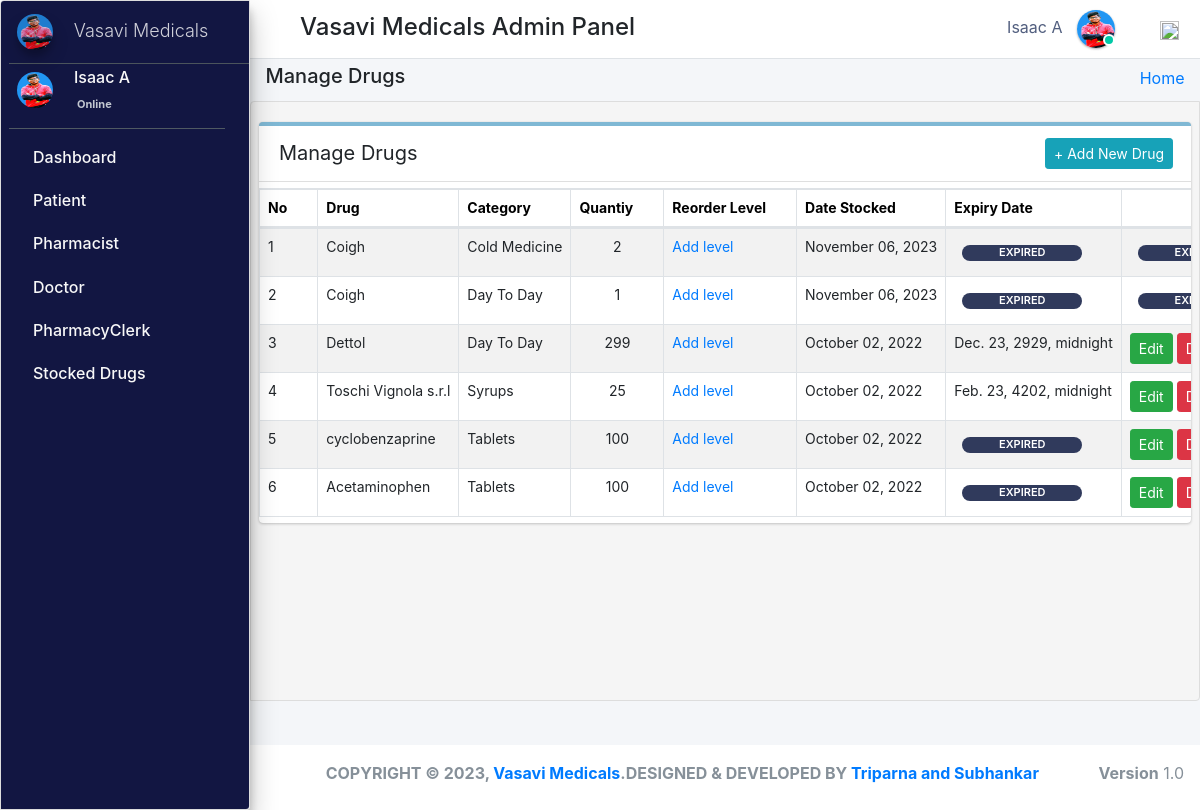
The app's page /admin_user/manage_stock/ (signed in) with its own data.
### pharmacy/models.py (models this page shows, shortened)
class CustomUser(AbstractUser):
    user_type_data = ((1, "AdminHOD"), (2, "Pharmacist"), (3, "Doctor"), (4, "PharmacyClerk"),(5, "Patients"))
    user_type = models.CharField(default=1, choices=user_type_data, max_length=10)

class AdminHOD(models.Model):
    gender_category=(
        ('Male','Male'),
        ('Female','Female'),
    )
    admin = models.OneToOneField(CustomUser,null=True, on_delete = models.CASCADE)
    emp_no= models.CharField(max_length=100,null=True,blank=True)
    gender=models.CharField(max_length=100,null=True,choices=gender_category)
    mobile=models.CharField(max_length=10,null=True,blank=True)
    address=models.CharField(max_length=300,null=True,blank=True)
    profile_pic=models.ImageField(default="admin.png",null=True,blank=True)
    created_at = models.DateTimeField(auto_now_add=True)
    updated_at = models.DateTimeField(auto_now=True)
    date_employed=models.DateTimeField(auto_now_add=True, auto_now=False)
    objects = models.Manager()

class Stock(models.Model):
    category = models.ForeignKey(Category,null=True,on_delete=models.CASCADE,blank=True)
    drug_imprint=models.CharField(max_length=6 ,blank=True, null=True)
    drug_name = models.CharField(max_length=50, blank=True, null=True)
    drug_color = models.CharField(max_length=50, blank=True, null=True)
    drug_shape = models.CharField(max_length=50, blank=True, null=True)
    quantity = models.IntegerField(default='0', blank=True, null=True)
    receive_quantity = models.IntegerField(default='0', blank=True, null=True)
    reorder_level = models.IntegerField(default='0', blank=True, null=True)
    manufacture= models.CharField(max_length=50, blank=True, null=True)
    last_updated = models.DateTimeField(auto_now_add=False, auto_now=True)
    timestamp = models.DateTimeField(auto_now_add=True, auto_now=False)
    drug_strength= models.CharField(max_length=10, blank=True, null=True)
    valid_from = models.DateTimeField(blank=True, null=True,default=timezone.now)
    valid_to = models.DateTimeField(blank=False, null=True)
    drug_description=models.TextField(blank=True,max_length=1000,null=True)
    drug_pic=models.ImageField(default="images2.png",null=True,blank=True)
    objects = ExpiredManager()

class Category(models.Model):
    name = models.CharField(max_length=50, blank=False, null=True)
    def __str__(self):
        return str(self.name)

### pharmacy/HODViews.py (the view)
# urls.py: path('admin_user/manage_stock/',HODViews.manageStock,name='manage_stock'),
def manageStock(request):
    stocks = Stock.objects.all().order_by("-id")
    ex=Stock.objects.annotate(
    expired=ExpressionWrapper(Q(valid_to__lt=Now()), output_field=BooleanField())
    ).filter(expired=True)
    eo=Stock.objects.annotate(
    expired=ExpressionWrapper(Q(valid_to__lt=Now()), output_field=BooleanField())
    ).filter(expired=False)
    context = {
        "stocks": stocks,
        "expired":ex,
        "expa":eo,
        "title":"Manage Stocked Drugs"
    }
    return render(request,'hod_templates/manage_stock.html',context)

### pharmacy/LoginCheckMiddleWare.py (called while the page is built, shortened)
    def process_view(self, request, view_func, view_args, view_kwargs):
        modulename = view_func.__module__
        user = request.user
        if user.is_authenticated:
            if user.user_type == "1":
                if modulename == "pharmacy.HODViews":
                    pass
                elif modulename == "":
                    pass
                elif modulename == "pharmacy.views" or modulename == "django.views.static":
                    pass
                else:
                    pass
            else:
                return redirect("login")
        else:
            if request.path == reverse("login"):
                pass
            else:
                return redirect("login")

### pharmacy/models.py (called while the page is built)
    def get_queryset(self):
        return super().get_queryset().annotate(
            expired=ExpressionWrapper(Q(valid_to__lt=Now()), output_field=BooleanField())
        )

### pharmacy/templates/hod_templates/manage_stock.html (shortened to what this page needs)
{% extends 'hod_templates/base_template.html'%} {% block page_title %}
<h5>Manage Drugs</h5>
{% endblock page_title %} {% block main_content %}
<section class="content">
    <div class="row">
        <div class="col-md-12">
            <div class="card manage sc">
                <div class="card-header">
                    <span>Manage Drugs</span>
                    <div class="card-tools d-flex">
                        <a class="btn btn-sm btn-info mr-2" href="{% url 'add_stock' %}" role="button">+ Add New Drug</a>
                    </div>
                </div>
                <table class="table table-bordered table-hover dataTable" id="plist">
                    <thead>
                        <tr>
                            <th>No</th>
                            <th>Drug</th>
                            <th>Category</th>
                            <th>Quantiy</th>
                            <th>Reorder Level</th>
                            <th>Date Stocked</th>
                            <th>Expiry Date</th>
                            <th class="text-center">Action</th>
                        </tr>
                    </thead>
                    <tbody>
                        {% for stock in stocks %}
                        <tr class="hov">
                            <td>{{forloop.counter}}</td>
                            <td>{{stock.drug_name}}</td>
                            <td>{{stock.category}}</td>
                            <td>
                                <span class="d-flex justify-content-center">
                                 {% if stock.quantity <= stock.reorder_level %}
                                <div  class="d-flex justify-content-center px-2 mt-2"style="background-color:#a00b80;;border-radius: 10px;font-size: 11px; width:70px;font-weight: 600;color: white;">{{stock.quantity}}</div>
                                {% else %}{{stock.quantity}}
                                {% endif %}</span>
                            </td>
                            <td>
                                {% if stock.reorder_level %}
                                <a href="{% url 'reorder_level' stock.id %}">{{stock.reorder_level}}</a></td>
                            {% else %}
                            <a href="{% url 'reorder_level' stock.id %}">Add level</a> {% endif %}
                            <td>{{stock.last_updated |date:"F d, Y"}}</td>
                            {% for expire in expired %} {% if stock.drug_name == expire.drug_name %}
                            <td class="">
                                <div style="background-color: rgb(48, 58, 92);border-radius: 10px;font-size: 11px; width:120px;font-weight: 600;color: white;" class="d-flex justify-content-center ml-2 mt-2 px-1 "> EXPIRED </div>
                            </td>
                            {% endif %} {% endfor %}
                            {% for expire in expa %} {% if stock.drug_name == expire.drug_name %}
                            <td>{{expire.valid_to}}</td>
                            {% endif %} {% endfor %}
                            <td class="d-flex justify-content-center">
                                <a href="{%url 'edit_drug' stock.id %}" class="btn btn-sm btn-success">Edit</a> &nbsp;
                                <a href="{%url 'delete_drug' stock.id %}" class="btn btn-sm btn-danger">Delete</a> &nbsp;
                            </td>
                        </tr>
                        {% endfor %}
                    </tbody>
                </table>
            </div>
        </div>
    </div>
</section>
{% endblock %}

### pharmacy/templates/hod_templates/base_template.html (shortened to what this page needs)
{% extends 'base_file.html' %} {% block htm %}
<body class="hold-transition sidebar-mini layout-fixed">
    <div class="wrapper">
        <nav class="main-header navbar navbar-expand navbar-white navbar-light">
            <ul class="navbar-nav">
                <li class="nav-item">
                    <a class="nav-link" data-widget="pushmenu" href="#" role="button"></a>
                </li>
            </ul>
            <h4 style="margin-left: 10px; margin-top: 5px;">Vasavi Medicals Admin Panel  </h4>
            <ul class="navbar-nav ml-auto">
                <li class="mx-3">
                    <a href="#" class="sm-submenu-with-image a">
                        <span>{{user.first_name}}  {{user.last_name}}</span>
                        <img src="{{request.user.adminhod.profile_pic.url}}" class="img-circle elevation-1" width="38" height="38" alt="">
                        <span class="avatar-status avatar-sm-status avatar-status-success"></span>
                    </a>
                </li>
                <li class="nav-item dropdown ml-3 low">
                    <a href="#" class="btn btn-outlined btn-black text-muted bg-transparent " data-toggle="dropdown" aria-expanded="false" data-wow-delay="0.7s"><img src="https://img.icons8.com/ios/50/000000/settings.png" width="19" height="19">
                    </a>
                </li>
            </ul>
        </nav>
        {% include 'hod_templates/sidebar.html'%}
        <div class="content-wrapper">
            <div class="content-header">
                <div class="container-fluid">
                    <div class="row ">
                        <div class="col-sm-6">
                            <h1 class="m-0 text-dark">
                                {% block page_title %} {% endblock page_title %}
                            </h1>
                        </div>
                        <div class="col-sm-6 ">
                            <ol class="breadcrumb float-sm-right">
                                <li class="breadcrumb-item"><a href="">Home</a></li>
                            </ol>
                        </div>
                    </div>
                </div>
            </div>
            {% block main_content %} {% endblock main_content %}
        </div>
        {% include 'hod_templates/footer.html'%}
    </div>
    {% endblock htm %}

### pharmacy/templates/hod_templates/sidebar.html (shortened to what this page needs)
<aside class="main-sidebar sidebar-dark-primary elevation-4">
    <a href="" class="brand-link ml-2">
        <img src="{{request.user.adminhod.profile_pic.url}}" alt="" width="36" height="36" class=" img-circle elevation-3" style="opacity: .8">
        <span class="brand-text font-weight-light mt-1 ml-3 mmust">Vasavi Medicals</span>
    </a>
    <div class="sidebar">
        <div class="user-panel mr-3">
            <div class="pull-left image sm-submenu-with-image a ml-2 ">
                <img src="{{request.user.adminhod.profile_pic.url}}" class="img-circle mt-2" width="36" height="36" alt="User Image">
            </div>
            <div class="pull-left info">
                <p>{{user.first_name}} {{user.last_name}}</p>
                <a href="#"> Online</a>
            </div>
        </div>
        <nav class="mt-2">
            <ul class="nav nav-pills nav-sidebar flex-column" data-widget="treeview" role="menu" data-accordion="false">
                <li class="nav-item">
                    <a href="{% url  'admin_dashboard' %}" class="nav-link">
                        <p>
                            Dashboard
                        </p>
                    </a>
                </li>
                <li class="nav-item">
                    <a href="#" class="nav-link">
                        <p>
                            Patient
                        </p>
                    </a>
                </li>
                <li class="nav-item">
                    <a href="#" class="nav-link">
                        <p>
                            Pharmacist
                        </p>
                    </a>
                </li>
                <li class="nav-item">
                    <a href="#" class="nav-link">
                        <p>
                            Doctor
                        </p>
                    </a>
                </li>
                <li class="nav-item">
                    <a href="#" class="nav-link">
                        <p>
                            PharmacyClerk
                        </p>
                    </a>
                </li>
                <li class="nav-item">
                    <a href="#" class="nav-link">
                        <p>
                            Stocked Drugs
                        </p>
                    </a>
                </li>
            </ul>
        </nav>
    </div>
</aside>

### static/css/main.css (style rules this page uses)
html { font-family: sans-serif; line-height: 1.15; -webkit-text-size-adjust: 100%; -webkit-tap-highlight-color: transparent; }
body { overflow-y: hidden; overflow-x: hidden; font-family: -apple-system, BlinkMacSystemFont, "Segoe UI", Roboto, "Helvetica Neue", Arial, "Noto Sans", sans-serif, "Apple Color Emoji", "Segoe UI Emoji", "Segoe UI Symbol", "Noto Color Emoji" !important; }
th { color: rgb(0, 0, 0); font-size: 14px !important; }
.content { background-color: #f5f5f5; border: 1px solid #dddddd; border-radius: 4px 0px 4px 0px; left: -1px; padding: 10px 7px 5px; }
.main-sidebar { background: #ffffff; border: 1px solid #dddddd; border-radius: 4px 0px 4px 0px; font-weight: bold; }
.content { height: 75vh; overflow-y: scroll; overflow-x: hidden; }
.sc { white-space: nowrap; display: block; overflow-x: hidden !important; }
.content .row { margin-top: 20px !important; }
.main-sidebar { background-color: #121642 !important; color: white !important; }
.main-sidebar p { color: #f8f8f8 !important; font-weight: 500 !important }
td { font-size: 14px !important; }
.hov { transition: transform .5s; }
.avatar-status { position: absolute; bottom: 12px; right: 75.4px; display: -ms-inline-flexbox; display: inline-flex; -ms-flex-negative: 0; flex-shrink: 0; -ms-flex-pack: center; justify-content: center; -ms-flex-align: center; align-items: center; white-space: nowrap; text-align: center; vertical-align: baseline; font-weight: 600; border: .125rem solid #fff; width: 12px; height: 12px; line-height: 1; font-size: .71094rem; border-radius: 50%; }
.avatar-status-success { color: #fff; background-color: #00c9a7; }
.card-header span { font-size: 20px !important; }
.table>tbody>tr>td, .table>tbody>tr>th, .table>tfoot>tr>td, .table>tfoot>tr>th, .table>thead>tr>td, .table>thead>tr>th { padding: 8px; line-height: 1.42857143; vertical-align: top; }
.pull-left { float: left; }
.pull-left { float: left!important; }
.user-panel>.info { padding: 5px 5px 5px 15px; line-height: 1; position: absolute; left: 55px; }
.user-panel>.info>p { font-weight: 600; margin-bottom: 9px; }
p { margin: 0 0 10px; }
.user-panel { padding-bottom: 20px; }
.user-panel:after { clear: both; }
.user-panel:before, .user-panel:after { content: " "; display: table; }
.user-panel>.info>a { text-decoration: none; padding-right: 5px; margin-top: 3px; font-size: 11px; overflow: hidden; white-space: nowrap; }
.mmust { overflow: hidden; white-space: nowrap; font-size: 18px; }
.table { background: white !important; }
.container-fluid { width: 100%; padding-right: 15px; padding-left: 15px; margin-right: auto; margin-left: auto; }
.row { display: flex; flex-wrap: wrap; margin-right: -15px; margin-left: -15px; }
.d-flex { display: flex !important; z-index: 44; }
.d-flex { display: flex !important; }
.manage { border-radius: 2px; border-top: 4px solid rgba(0, 115, 170, 0.5) !important; box-shadow: 0 2px 1px rgb(0 0 0 / 5%); border-left: none; border-right: none; border-bottom: none; margin-bottom: 30px; }
.table tbody tr:nth-of-type(odd) { background-color: rgba(0, 0, 0, .05) !important; }
.table tbody tr:nth-of-type(odd) { background-color: rgba(197, 197, 197, 0.05) !important; }
.img-circle { border-radius: 50%; }
.content-wrapper .content-header { padding: 5px 0.5rem !important; }

### static/css/profile.css (style rules this page uses)
li { list-style-type: none ! }
.navbar-nav span { color: #525f7f !important; margin-right: 10px !important; }
body { font-family: 'Rubik', sans-serif; height: 100% !important; }
.manage { border-radius: 2px; border-top: 4px solid rgba(0, 115, 170, 0.5) !important; box-shadow: 0 2px 1px rgb(0 0 0 / 5%); border-left: none; border-right: none; border-bottom: none; margin-bottom: 30px; }
.table tbody tr:nth-of-type(odd) { background-color: rgba(0, 0, 0, .05) !important; }

### records on screen
CustomUser: first_name "Isaac", last_name "A", user.adminhod.profile_pic (picture)
Stock: drug_name "Coigh", category "Cold Medicine", quantity "2", reorder_level "Add level", last_updated "November 06, 2023", shows "EXPIRED"
Stock: shows "EXPIRED", drug_name "Coigh", category "Day To Day", quantity "1", reorder_level "Add level", last_updated "November 06, 2023"
Stock: drug_name "Dettol", category "Day To Day", quantity "299", reorder_level "Add level", last_updated "October 02, 2022", valid_to "Dec. 23, 2929, midnight"
Stock: drug_name "Toschi Vignola s.r.l", category "Syrups", quantity "25", reorder_level "Add level", last_updated "October 02, 2022", valid_to "Feb. 23, 4202, midnight"
Stock: drug_name "cyclobenzaprine", category "Tablets", quantity "100", reorder_level "Add level", last_updated "October 02, 2022", shows "EXPIRED"
Stock: drug_name "Acetaminophen", category "Tablets", quantity "100", reorder_level "Add level", last_updated "October 02, 2022", shows "EXPIRED"
